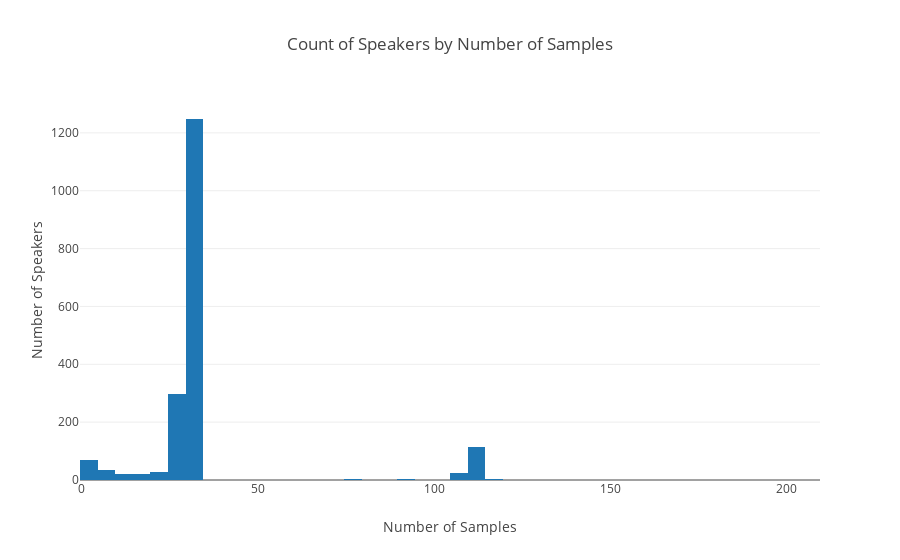

Notebook code for this chart:
### Markdown cell above
There are a total of {{'{:,.0f}'.format(len(df_sc.index.levels[0]))}} speakers. Here is a look at the number of training samples per speaker. Most speakers have between 25 and 35 samples with a max of 209.

### Code cell
layout = go.Layout(
    title='Count of Speakers by Number of Samples',
    xaxis=dict(
        title='Number of Samples'
    ),
    yaxis=dict(
        title='Number of Speakers'
    )
)
fig = go.Figure(data=[go.Histogram(x=df_sc.groupby('speaker').sum().file)], layout=layout)
iplot(fig)

### Figure 1 — Plotly figure (JSON) as saved in the notebook; plotly's stock layout.template omitted (floating-point values rounded to 4 significant figures; data arrays with more than 128 entries replaced by an {"elided": "..."} marker saying what was removed)
{"data": [{"type": "histogram", "x": {"elided": "1881 int values"}}], "layout": {"title": "Count of Speakers by Number of Samples", "xaxis": {"title": "Number of Samples"}, "yaxis": {"title": "Number of Speakers"}}}
